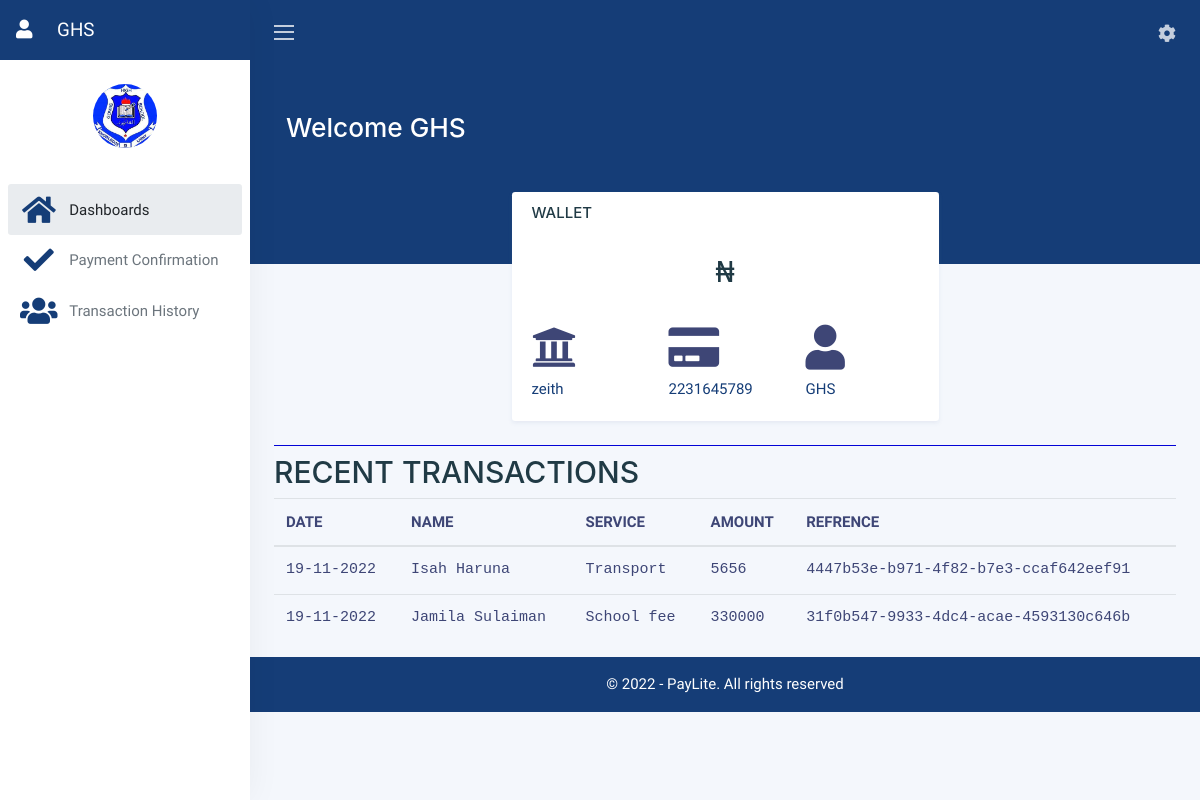
Screenshot of /index (signed in) with the database file from the repository.
### user/models.py (models this page shows, shortened)
class Profile(models.Model):
    staff = models.OneToOneField(User, on_delete=models.CASCADE, null=True)
    school_name = models.CharField(max_length=200, null=True)
    phone = models.IntegerField( null=True)
    address = models.CharField(max_length=200, null=True)
    Bank = models.CharField(max_length=200, null=True)
    Account= models.IntegerField( null=True)
    logo = models.ImageField(default='default.png',
                              upload_to='profile_images', null=True)
    licenses = models.ImageField(default='default.png',
                              upload_to='profile_images', null=True)
    cac = models.ImageField(default='default.png',
                              upload_to='profile_images', null=True)

### dashboard/models.py (models this page shows, shortened)
class Transaction(models.Model):
  id = models.UUIDField(primary_key = True, default = uuid.uuid4)
  select = models.ForeignKey(User, on_delete=models.CASCADE, null=True)
  Payer_Name = models.CharField(max_length=200, null= True )
  Payer_Phone_no = models.IntegerField(null = True)
  Payer_Email = models.EmailField(null=True)
  Service = models.CharField(max_length=200, null= True)
  Amount = models.IntegerField(null = True)

### dashboard/views.py (the view)
# urls.py: path('index',views.index, name='index'),
@login_required
def index(request):
    user_object = User.objects.get(username=request.user.username)
    user_profile = Transaction.objects.filter(select=user_object)
    context = {'user_profile': user_profile,}
    return render(request, 'dashboard/index.html', context)

### templates/dashboard/index.html (shortened to what this page needs)
{% load static %}
<!DOCTYPE html>
<html lang="en">
<head>
   <link rel="stylesheet" href="https://cdn.jsdelivr.net/npm/bootstrap@4.6.0/dist/css/bootstrap.min.css">
  <link rel="stylesheet" href="https://cdnjs.cloudflare.com/ajax/libs/font-awesome/5.15.4/css/all.min.css"/>
  <link rel="stylesheet" href="{% static 'dashboard/style.css' %}">
</head>
<body>
  <div class="wrapper">
		<nav id="sidebar" class="sidebar">
			<a class="sidebar-brand" href="{% url 'user-profile' %}">
					<i class="fa fa-user" style="margin-right: 20px;"></i>
				{{user}}
			</a>
			<div class="sidebar-content">
				<div class="sidebar-user">
					<img src="{{ user.profile.logo.url }}" class="img-fluid rounded-circle mb-2" alt="" />
				</div>
				<ul class="sidebar-nav">
					<li class="sidebar-header">
					</li>
					<li class="sidebar-item active">
						<a href="./Userdashboard.html" class="sidebar-link">
							<i class="align-middle mr-2 fas fa-fw fa-home fa-2x"></i> <span class="align-middle">Dashboards</span>
						</a>
					</li>
					<li class="sidebar-item">
						<a href="./Confirmation.html" class="sidebar-link collapsed">
							<i class="align-middle mr-2 fas fa-fw fa-check fa-2x"></i> <span class="align-middle">Payment Confirmation</span>
						</a>
					</li>
					<li class="sidebar-item">
						<a href="#dashboards" class="sidebar-link">
							<i class="align-middle mr-2 fas fa-fw fa-users fa-2x"></i> <span class="align-middle">Transaction History</span>
						</a>
					</li>
				</ul>
			</div>
		</nav>
		<div class="main">
			<nav class="navbar navbar-expand navbar-theme">
				<a class="sidebar-toggle d-flex mr-2">
					<i class="hamburger align-self-center"></i>
				</a>
				<div class="navbar-collapse collapse">
					<ul class="navbar-nav ml-auto">
						<li class="nav-item dropdown ml-lg-2">
							<a class="nav-link dropdown-toggle position-relative" href="#" id="userDropdown" data-toggle="dropdown">
								<i class="align-middle fas fa-cog"></i>
							</a>
						</li>
					</ul>
				</div>
			</nav>
			<main class="content">
				<div class="container-fluid">
					<div class="header">
						<h1 class="header-title">
							Welcome {{user}}
						</h1>
						</div>
					<div class="row">
                        <div class="col"></div>
						<div class="col-md-6 col-lg-6 col-sm-12">
                        <div class="card">
								<div class="card-body" id="card-body1">
									<div class="row">
										<div class="col-md-6 col-sm-6 col-6">
											<h5>WALLET</h5>
										</div>
                                        <div class="col-md-6 col-sm-6 col-6">
										</div>
									</div>
                                    <div class="row">
                                        <div class="col-12">
									<h1 class="display-5 mt-4 mb-3" style="font-weight:450; text-align: center; font-family:'Courier New', Courier, monospace;">₦</h1>
                                    </div>
                                    </div>
                                    <div class="row mt-3">
                                     <div class="col-4">
                                        <i class="fa fa-university fa-3x bank-img"></i>
                                         <div class="mt-2">
                                              <span class="text-dark"><b class="bank-name"> {{ user.profile.Bank }} </b></span>
                                        </div>
                                    </div>
                                    <div class="col-4">
                                         <i class="fa fa-credit-card fa-3x  bank-img"></i>
                                        <div class="mt-2">
									    	<span class="text-dark"><b class="bank-name bank-name-number"> {{ user.profile.Account}}</b></span>
                                         </div>
                                    </div>
                                    <div class="col-4">
                                        <i class="fa fa-user fa-3x  bank-img"></i>
                                        <div class="mt-2">
                                            <span class="text-dark"><b class="bank-name">{{user}}</b></span>
                                        </div>
                                    </div>
									</div>
                                </div>
								</div>
							</div>
                            <div class="col"></div>
						</div>
                        </div>
                        <h1 style="border-bottom: 1px solid rgb(3, 3, 214);"></h1>
                        <h1>RECENT TRANSACTIONS</h1>
						<section>
							<div class="attendance-list">
								<table class="table">
								  <thead>
									<tr>
									  <th class="theader">DATE</th>
									  <th class="theader">NAME</th>
									  <th class="theader">SERVICE</th>
									  <th class="theader">AMOUNT</th>
									  <th class="theader">REFRENCE</th>
									</tr>
								  </thead>
								  <tbody>
									{% for i in user_profile %}
									<tr>
									  <td>19-11-2022</td>
									  <td>{{i.Payer_Name}}</td>
									  <td>{{i.Service}}</td>
									  <td>{{i.Amount}}</td>
									  <td>{{i.id}}</td>
									</tr>
									{% endfor %}
								  </tbody>
								</table>
							  </div>
						  </section>
			</main>
			<footer class="footer" style="background-color:#153d77;">
				<div class="container-fluid">
					<div class="row text-muted">
						<div class="col-12 text-right">
							<p class="mb-0" style="text-align:center; color:white;">
								&copy; 2022 - PayLite. All rights reserved
							</p>
						</div>
					</div>
				</div>
			</footer>
		</div>
	</div>
</body>
</html>

### static/dashboard/style.css (style rules this page uses)
td { font-family:'Courier New', Courier, monospace; }

### rows the page displays
Transaction: Payer_Name "Isah Haruna", Service "Transport", Amount "5656", id "4447b53e-b971-4f82-b7e3-ccaf642eef91"
Transaction: Payer_Name "Jamila Sulaiman", Service "School fee", Amount "330000", id "31f0b547-9933-4dc4-acae-4593130c646b"

### other values shown
{{ user }} "GHS"
{{ user.profile.Bank }} "zeith"
{{ user.profile.Account }} "2231645789"
